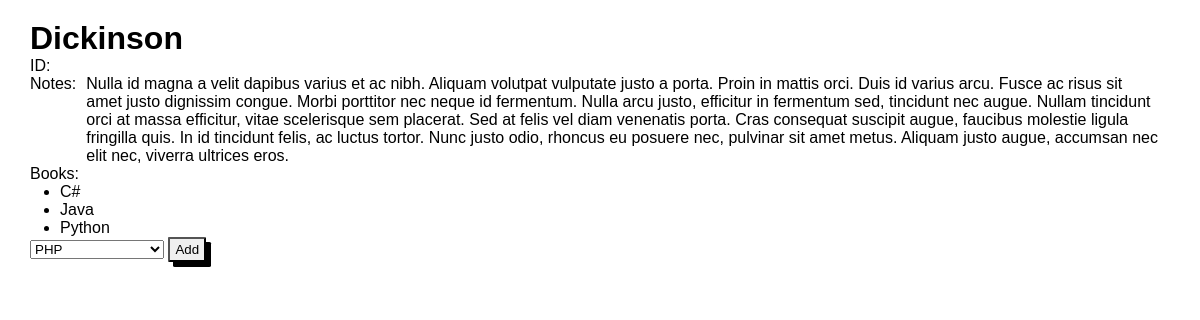
Screenshot of /authors/2 with the database file from the repository.
### books_authors_app/models.py (models this page shows, shortened)
class Author(models.Model):
    first_name= models.CharField(max_length=45)
    last_name= models.CharField(max_length=45)
    book= models.ManyToManyField(Book, related_name="author")
    notes= models.TextField(null=True)
    created_at= models.DateTimeField(auto_now_add=True)
    update_at= models.DateTimeField(auto_now=True)

class Book(models.Model):
    title= models.CharField(max_length=255)
    desc= models.TextField(null=True)
    created_at= models.DateTimeField(auto_now_add=True)
    update_at= models.DateTimeField(auto_now=True)
    def __repr__(self):
        return f'{self.title}'

### books_authors_app/views.py (the view)
# urls.py: path('authors/<x>',views.author_detail),
def author_detail(request,x):
    selected_author=Author.objects.get(id=int(x))
    print('*'*50)
    print(f'Name: {selected_author.first_name}')
    print(f'Authors: {selected_author.book.all()}')
    all_books_list=Book.objects.all()
    selected_author_books=selected_author.book.all()
    other_books_list=[]
    for i in all_books_list:
        if i not in selected_author_books:
            other_books_list.append(i)
    context={
        'author':selected_author,
        'book': selected_author.book.all(),
        'other_books_list':other_books_list,
    }
    return render(request,'author.html',context)

### books_authors_app/templates/author.html (shortened to what this page needs)
<!DOCTYPE html>
<html lang="en">
<head>
    {% load static %}
    <link rel="stylesheet" type="text/css" href="{% static 'css/detail_theme.css' %}">
</head>
<body>
    <h1>{{authors.first_name}} {{author.last_name}}</h1>
    <p>ID: {{a.id}}</p>
    <div class="desc">
        <p>Notes:</p>
        <p class="details">{{author.notes}}</p>
    </div>
    <p>Books:</p>
    <ul class="authors">
            {% for i in book %}
        <li>{{i.title}}</li>
            {% endfor %}
    </ul>
    <form class="add_new" action="/authors/{{author.id}}/updating_an_author" method="post">
        <select name="new_book">
            {% for j in other_books_list %}
            <option value="{{j.id}}">{{j.title}}</option>
            {% endfor %}
        </select>
        <button type="submit">Add</button>
    </form>
</body>
</html>

### books_authors_app/static/css/detail_theme.css (style rules this page uses)
* { margin: 0; padding: 0; font-family: "Comic Sans MS", cursive, sans-serif; }
body { padding: 20px 30px 20px 30px ; }
.desc { display: flex; justify-content: start; }
.desc p { width: fit-content; margin-right: 10px; }
.details { width: 300px; }
.add_new button { padding: 3px 5px 3px 5px; border-radius: 5%; box-shadow: 5px 5px black; }
.authors li { margin-left: 30px; }

### rows the page displays
Author: last_name "Dickinson", notes "Nulla id magna a velit dapibus varius et ac nibh. Aliquam volutpat vulputate justo a porta. Proin in mattis orci. Duis id varius arcu. Fusce ac risus sit amet justo dignissim congue. Morbi porttitor nec neque id fermentum. Nulla arcu justo, efficitur in fermentum sed, tincidunt nec augue. Nullam tincidunt orci at massa efficitur, vitae scelerisque sem placerat. Sed at felis vel diam venenatis porta. Cras consequat suscipit augue, faucibus molestie ligula fringilla quis. In id tincidunt felis, ac luctus tortor. Nunc justo odio, rhoncus eu posuere nec, pulvinar sit amet metus. Aliquam justo augue, accumsan nec elit nec, viverra ultrices eros."
Book: title "C#"
Book: title "Java"
Book: title "Python"

### other values shown
form field new_book "PHP"
